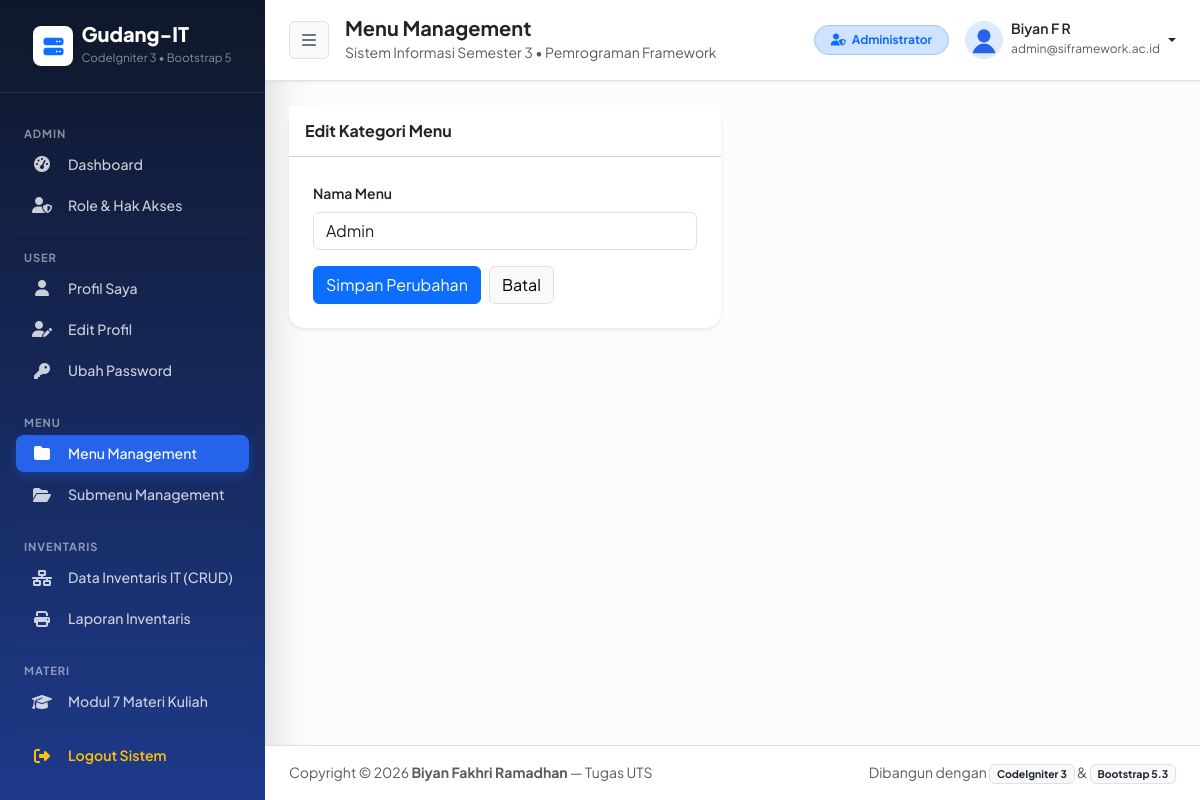
The page /menu/editmenu/1 (signed in) on the database its author committed.
### tables this page shows
CREATE TABLE `user_menu` (
  `id` int(11) NOT NULL AUTO_INCREMENT,
  `menu` varchar(128) NOT NULL,
  PRIMARY KEY (`id`)
);

CREATE TABLE `user_sub_menu` (
  `id` int(11) NOT NULL AUTO_INCREMENT,
  `menu_id` int(11) NOT NULL,
  `title` varchar(128) NOT NULL,
  `url` varchar(128) NOT NULL,
  `icon` varchar(128) NOT NULL,
  `is_active` int(1) NOT NULL DEFAULT 1,
  PRIMARY KEY (`id`),
  KEY `menu_id` (`menu_id`)
);

CREATE TABLE `user` (
  `id` int(11) NOT NULL AUTO_INCREMENT,
  `name` varchar(128) NOT NULL,
  `email` varchar(128) NOT NULL,
  `image` varchar(128) NOT NULL DEFAULT 'default.svg',
  `password` varchar(256) NOT NULL,
  `role_id` int(11) NOT NULL,
  `is_active` int(1) NOT NULL DEFAULT 1,
  `date_created` int(11) NOT NULL,
  PRIMARY KEY (`id`),
  UNIQUE KEY `email` (`email`)
);

### application/controllers/Menu.php (called while the page is built, shortened)
<?php
class Menu extends CI_Controller
{
    public function __construct()
    {
        is_logged_in();
        $this->load->model('Menu_model', 'menu');
    }
    public function editmenu($id)
    {
        $data['title'] = 'Menu Management';
        $data['user'] = $this->db->get_where('user', ['email' => $this->session->userdata('email')])->row_array();
        $data['menu_item'] = $this->db->get_where('user_menu', ['id' => $id])->row_array();
        $this->form_validation->set_rules('menu', 'Nama Menu', 'required|trim');
        if ($this->form_validation->run() == false) {
            $this->load->view('templates/header', $data);
            $this->load->view('templates/sidebar', $data);
            $this->load->view('templates/topbar', $data);
            $this->load->view('menu/edit_menu', $data);
            $this->load->view('templates/footer');
        }
    }
}

### index.php (called while the page is built, shortened)
<?php
require_once BASEPATH . 'core/CodeIgniter.php';

### application/helpers/wpu_helper.php (called while the page is built, shortened)
<?php
function is_logged_in()
{
    $ci = get_instance();
    if (!$ci->session->userdata('email')) {
        redirect('auth');
    } else {
        $menu = ucfirst(strtolower((string)$ci->uri->segment(1)));
        $queryMenu = $ci->db->get_where('user_menu', ['menu' => $menu])->row_array();
    }
}

### application/views/menu/edit_menu.php (the view, shortened to what this page needs)
<div class="row">
    <div class="col-lg-6">
        <div class="card border-0 shadow-sm rounded-4">
            <div class="card-header bg-white py-3">
                <h6 class="m-0 fw-bold text-dark">Edit Kategori Menu</h6>
            </div>
            <div class="card-body p-4">
                <form action="<?= base_url('menu/editmenu/' . $menu_item['id']); ?>" method="post">
                    <div class="mb-3">
                        <label class="form-label small fw-semibold">Nama Menu</label>
                        <input type="text" class="form-control" name="menu" value="<?= $menu_item['menu']; ?>" required>
                    </div>
                    <div class="d-flex gap-2">
                        <button type="submit" class="btn btn-primary">Simpan Perubahan</button>
                        <a href="<?= base_url('menu'); ?>" class="btn btn-light border">Batal</a>
                    </div>
                </form>
            </div>
        </div>
    </div>
</div>

### application/views/templates/sidebar.php
<aside id="sidebar-wrapper" class="sidebar-gradient text-white shadow-lg">
    <div class="sidebar-brand d-flex align-items-center justify-content-center py-4 px-3 border-bottom border-white border-opacity-10">
        <div class="brand-icon bg-white text-primary rounded-3 d-flex align-items-center justify-content-center me-2 shadow-sm" style="width:40px;height:40px;">
            <i class="fas fa-server fa-lg"></i>
        </div>
        <div class="text-start">
            <div class="fw-extrabold fs-5 lh-1 tracking-tight">Gudang-IT</div>
            <small class="text-white-50" style="font-size: 0.72rem;">CodeIgniter 3 &bull; Bootstrap 5</small>
        </div>
    </div>
    <div class="sidebar-nav px-3 py-3">
        <?php
        $role_id = $this->session->userdata('role_id');
        $queryMenu = "SELECT `user_menu`.`id`, `menu`
                        FROM `user_menu` JOIN `user_access_menu`
                          ON `user_menu`.`id` = `user_access_menu`.`menu_id`
                       WHERE `user_access_menu`.`role_id` = $role_id
                    ORDER BY `user_access_menu`.`menu_id` ASC";
        $menu = $this->db->query($queryMenu)->result_array();
        ?>
        <?php foreach ($menu as $m) : ?>
            <div class="sidebar-heading text-uppercase fw-bold text-white-50 mt-3 mb-1 px-2" style="font-size: 0.70rem; letter-spacing: 0.08em;">
                <?= $m['menu']; ?>
            </div>
            <?php
            $menuId = $m['id'];
            $querySubMenu = "SELECT *
                               FROM `user_sub_menu` JOIN `user_menu`
                                 ON `user_sub_menu`.`menu_id` = `user_menu`.`id`
                              WHERE `user_sub_menu`.`menu_id` = $menuId
                                AND `user_sub_menu`.`is_active` = 1";
            $subMenu = $this->db->query($querySubMenu)->result_array();
            ?>
            <?php foreach ($subMenu as $sm) : ?>
                <?php $isActive = ($title == $sm['title']) ? 'active' : ''; ?>
                <a href="<?= base_url($sm['url']); ?>" class="nav-link-sidebar d-flex align-items-center rounded-3 px-3 py-2 mb-1 text-decoration-none <?= $isActive; ?>">
                    <i class="<?= $sm['icon']; ?> me-3 text-center" style="width: 20px;"></i>
                    <span class="fw-medium" style="font-size: 0.88rem;"><?= $sm['title']; ?></span>
                </a>
            <?php endforeach; ?>
            <hr class="border-white border-opacity-10 my-2">
        <?php endforeach; ?>
        <a href="<?= base_url('auth/logout'); ?>" class="nav-link-sidebar d-flex align-items-center rounded-3 px-3 py-2 mt-2 text-decoration-none text-warning" data-bs-toggle="modal" data-bs-target="#logoutModal">
            <i class="fas fa-fw fa-sign-out-alt me-3 text-center" style="width: 20px;"></i>
            <span class="fw-semibold" style="font-size: 0.88rem;">Logout Sistem</span>
        </a>
    </div>
</aside>

### application/views/templates/topbar.php (shortened to what this page needs)
<div id="page-content-wrapper" class="w-100 d-flex flex-column min-vh-100">
      <nav class="navbar navbar-expand-lg navbar-light bg-white border-bottom shadow-xs px-4 py-3 sticky-top no-print">
          <div class="d-flex align-items-center">
              <button class="btn btn-light border me-3" id="sidebarToggle" title="Toggle Menu">
                  <i class="fas fa-bars text-secondary"></i>
              </button>
              <div>
                  <h5 class="mb-0 fw-bold text-dark"><?= $title; ?></h5>
                  <small class="text-muted">Sistem Informasi Semester 3 &bull; Pemrograman Framework</small>
              </div>
          </div>
          <div class="ms-auto d-flex align-items-center gap-3">
              <span class="badge <?= ($user['role_id'] == 1) ? 'bg-primary-subtle text-primary border border-primary-subtle' : 'bg-success-subtle text-success border border-success-subtle'; ?> px-3 py-2 rounded-pill d-none d-md-inline-block">
                  <i class="fas <?= ($user['role_id'] == 1) ? 'fa-user-shield' : 'fa-user-cog'; ?> me-1"></i>
                  <?= ($user['role_id'] == 1) ? 'Administrator' : 'Member / Teknisi'; ?>
              </span>
              <div class="dropdown">
                  <a class="d-flex align-items-center text-decoration-none dropdown-toggle text-dark" href="#" role="button" data-bs-toggle="dropdown">
                      <img src="<?= base_url('assets/img/' . $user['image']); ?>" alt="Profile" class="rounded-circle border me-2" width="38" height="38">
                      <div class="d-none d-sm-block text-start me-1">
                          <div class="fw-semibold lh-1" style="font-size:0.88rem;"><?= $user['name']; ?></div>
                          <small class="text-muted" style="font-size:0.75rem;"><?= $user['email']; ?></small>
                      </div>
                  </a>
              </div>
          </div>
      </nav>
      <main class="container-fluid px-4 py-4 flex-grow-1">

### assets/css/style.css (style rules this page uses)
body { font-family: 'Plus Jakarta Sans', -apple-system, BlinkMacSystemFont, sans-serif; background-color: #f4f7fe; color: #1e293b; }
.fw-extrabold { font-weight: 800; }
.shadow-xs { box-shadow: 0 1px 3px rgba(15, 23, 42, 0.06); }
#sidebar-wrapper { min-height: 100vh; width: 265px; flex-shrink: 0; background: linear-gradient(180deg, #0f172a 0%, #1e3a8a 100%); transition: margin 0.25s ease-out; }
.nav-link-sidebar { color: rgba(255, 255, 255, 0.78); transition: all 0.18s ease; }
.nav-link-sidebar.active { color: #ffffff; background-color: #2563eb; font-weight: 700; box-shadow: 0 4px 12px rgba(37, 99, 235, 0.35); }

### rows shown on the page
user_menu: menu "ADMIN", menu "Admin"
user_sub_menu: title "Dashboard"
user_sub_menu: title "Role & Hak Akses"
user_menu: menu "USER"
user_sub_menu: title "Profil Saya"
user_sub_menu: title "Edit Profil"
user_sub_menu: title "Ubah Password"
user_menu: menu "MENU"
user_sub_menu: title "Menu Management"
user_sub_menu: title "Submenu Management"
user_menu: menu "INVENTARIS"
user_sub_menu: title "Data Inventaris IT (CRUD)"
user_sub_menu: title "Laporan Inventaris"
user_menu: menu "MATERI"
user_sub_menu: title "Modul 7 Materi Kuliah"
user: image (placeholder picture), name "Biyan F R", email "admin@siframework.ac.id"

### other values the page prints
$title "Menu Management"
